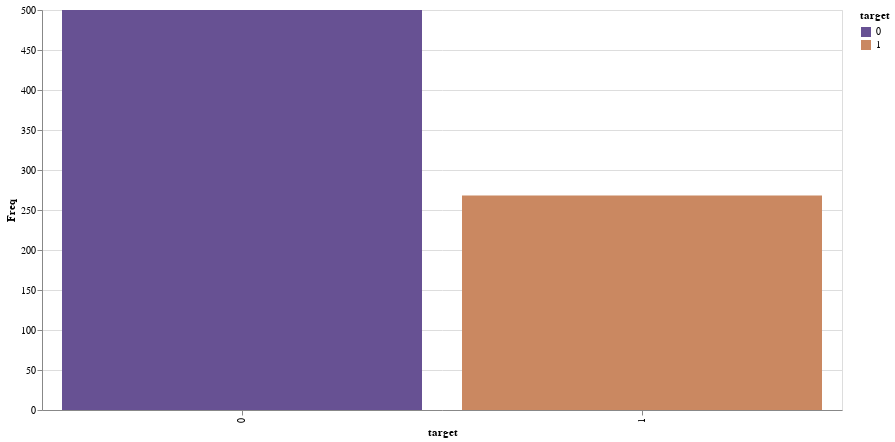

Write notebook code for a chart like this one.
### Code cell
plot_df |>
@vlplot(:bar, 
        x="target:n", 
        y=:Freq, 
        width=800,
        height=400,
        color={"target:o", scale={range=["#675193", "#ca8861"]}})

### Figure 1 — Vega-Lite specification as saved in the notebook (floating-point values rounded to 4 significant figures)
{"data": {"values": [{"Freq": 500, "target": 0}, {"Freq": 268, "target": 1}]}, "encoding": {"color": {"field": "target", "scale": {"range": ["#675193", "#ca8861"]}, "type": "ordinal"}, "x": {"field": "target", "type": "nominal"}, "y": {"field": "Freq", "type": "quantitative"}}, "height": 400, "mark": "bar", "width": 800}
